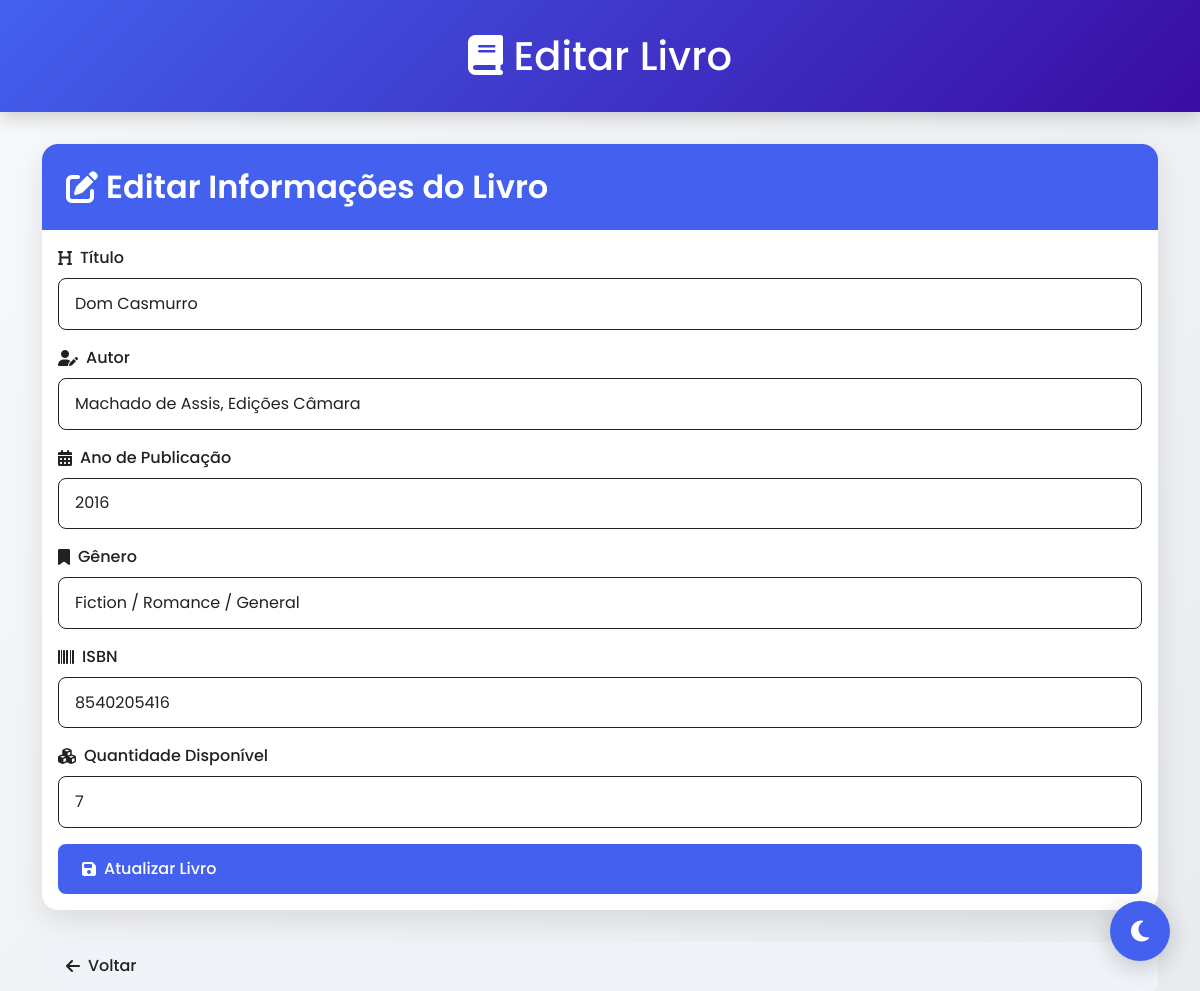
/frontend/editar_livro.php?id=16 (signed in), run on an earlier commit of the app's database.
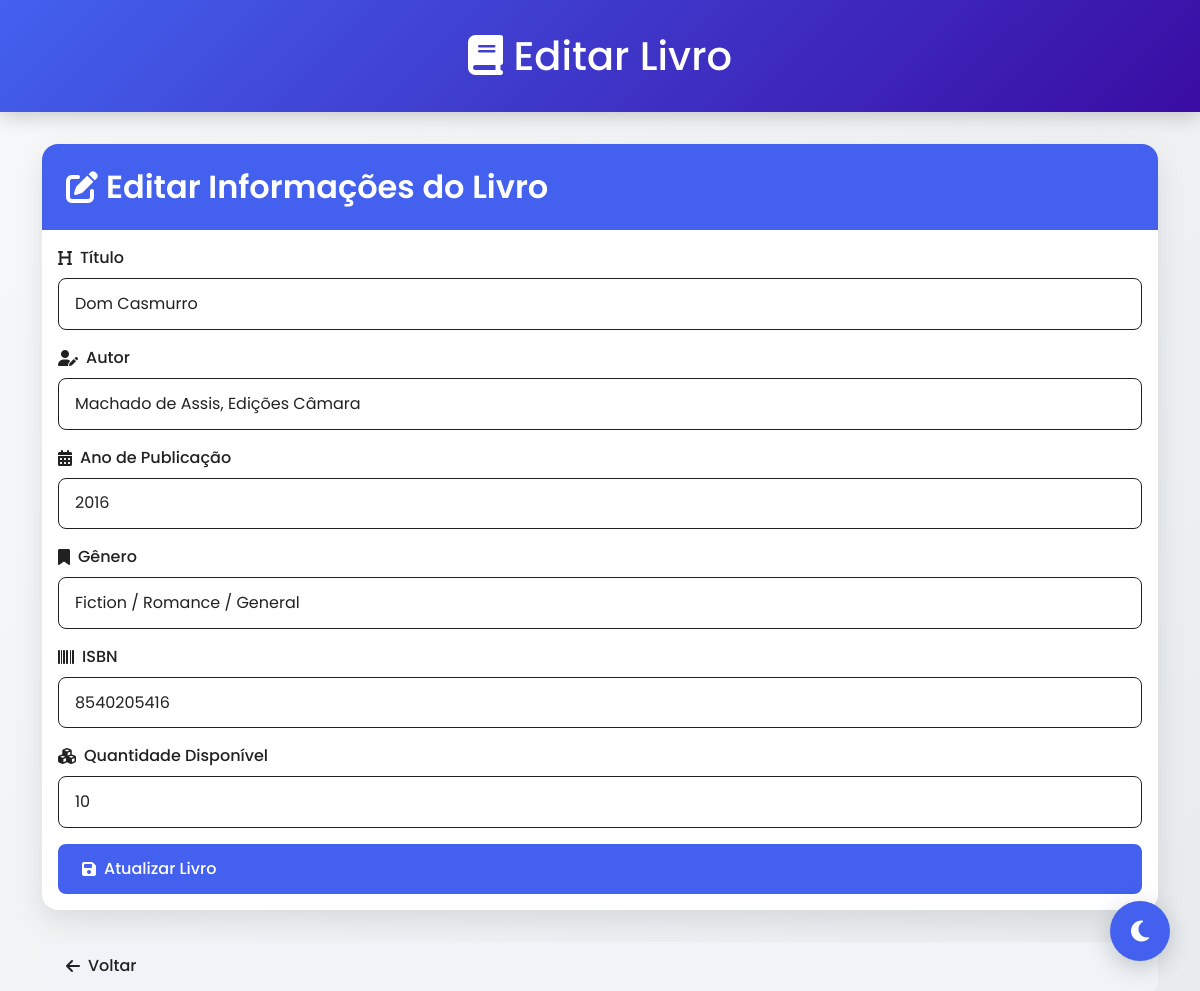
And on a later commit of the database.
### tables this page shows
CREATE TABLE `livros` (
  `id` int(11) NOT NULL,
  `titulo` varchar(255) NOT NULL,
  `autor` varchar(255) NOT NULL,
  `isbn` varchar(20) NOT NULL,
  `capa_url` varchar(700) DEFAULT NULL,
  `descricao` text DEFAULT NULL,
  `categoria` varchar(100) DEFAULT NULL,
  `ano_publicacao` varchar(4) NOT NULL,
  `genero` varchar(100) NOT NULL,
  `quantidade` int(100) NOT NULL
);

### backend/editar_livro.php (called while the page is built, shortened)
<?php
require '../includes/conn.php';
$id = $_GET['id'];
$sql = "SELECT * FROM livros WHERE id = ?";
$stmt = $conn->prepare($sql);
$stmt->bind_param("i", $id);
$stmt->execute();
$result = $stmt->get_result();
$livro = $result->fetch_assoc();
?>

### frontend/editar_livro.php (the view, shortened to what this page needs)
<?php
include('../backend/editar_livro.php')
?>
<!DOCTYPE html>
<html lang="pt" data-theme="light">
<head>
    <link href="https://cdn.jsdelivr.net/npm/bootstrap@5.3.0/dist/css/bootstrap.min.css" rel="stylesheet">
    <link rel="stylesheet" href="https://cdnjs.cloudflare.com/ajax/libs/font-awesome/6.4.2/css/all.min.css">
    <link rel="stylesheet" href="assets/css/editar_livro.css">
</head>
<body>
    <button class="theme-toggle" id="themeToggle">
        <i class="fas fa-moon" id="themeIcon"></i>
    </button>
    <div class="dashboard-header text-center">
        <div class="container">
            <h1 class="mb-0">
                <i class="fas fa-book"></i> Editar Livro
            </h1>
        </div>
    </div>
    <div class="container">
        <div class="card">
            <div class="card-header">
                <h2>
                    <i class="fas fa-edit"></i> Editar Informações do Livro
                </h2>
            </div>
            <div class="card-body">
                <form method="POST">
                    <div class="mb-3">
                        <label for="titulo" class="form-label">
                            <i class="fas fa-heading"></i> Título
                        </label>
                        <input type="text" class="form-control" name="titulo" value="<?php echo $livro['titulo']; ?>" required>
                    </div>
                    <div class="mb-3">
                        <label for="autor" class="form-label">
                            <i class="fas fa-user-edit"></i> Autor
                        </label>
                        <input type="text" class="form-control" name="autor" value="<?php echo $livro['autor']; ?>" required>
                    </div>
                    <div class="mb-3">
                        <label for="ano_publicacao" class="form-label">
                            <i class="fas fa-calendar-alt"></i> Ano de Publicação
                        </label>
                        <input type="text" class="form-control" name="ano_publicacao" value="<?php echo $livro['ano_publicacao']; ?>" required>
                    </div>
                    <div class="mb-3">
                        <label for="genero" class="form-label">
                            <i class="fas fa-bookmark"></i> Gênero
                        </label>
                        <input type="text" class="form-control" name="genero" value="<?php echo $livro['genero']; ?>" required>
                    </div>
                    <div class="mb-3">
                        <label for="isbn" class="form-label">
                            <i class="fas fa-barcode"></i> ISBN
                        </label>
                        <input type="text" class="form-control" name="isbn" value="<?php echo $livro['isbn']; ?>" required>
                    </div>
                    <div class="mb-3">
                        <label for="quantidade" class="form-label">
                            <i class="fas fa-cubes"></i> Quantidade Disponível
                        </label>
                        <input type="number" class="form-control" name="quantidade" value="<?php echo $livro['quantidade']; ?>" required>
                    </div>
                    <button type="submit" class="btn btn-primary w-100">
                        <i class="fas fa-save"></i> Atualizar Livro
                    </button>
                </form>
            </div>
        </div>
        <a href="visualizar_livros.php" class="btn btn-secondary w-100">
            <i class="fas fa-arrow-left"></i> Voltar
        </a>
    </div>
        <link rel="stylesheet" href="_css/footer.css">
</body>
</html>

What changed in the data, as far as the page shows it:
changed livros "Dom Casmurro": quantidade "7" → "10"
